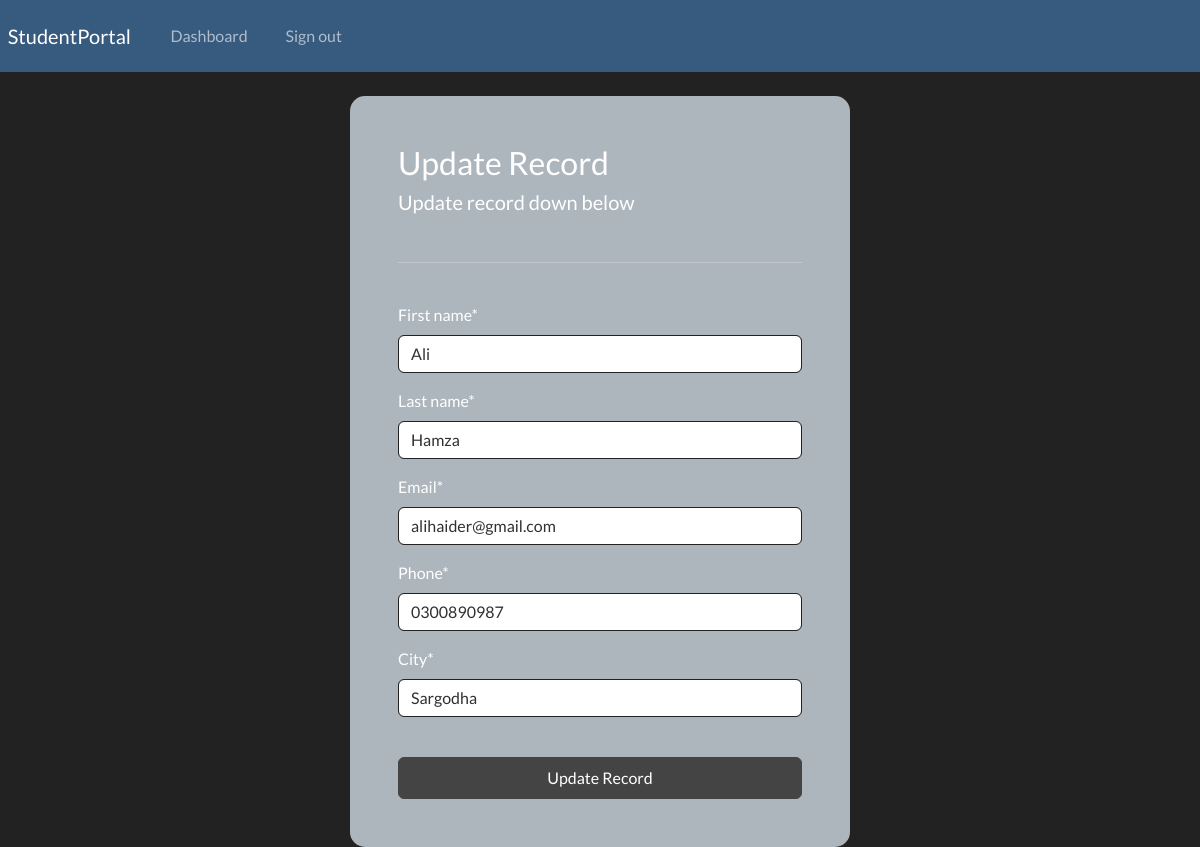
The app's page /update-record/1 (signed in) with its own data.
### registration/models.py (models this page shows, shortened)
class Record(models.Model):
    creation_date = models.DateTimeField(auto_now_add=True)
    first_name = models.CharField(max_length=100)
    last_name = models.CharField(max_length=100)
    email = models.CharField(max_length=255)
    phone = models.CharField(max_length=20)
    city= models.CharField(max_length=100)

### registration/views.py (the view)
# urls.py: path('update-record/<int:pk>', views.update_record, name="update-record"),
@login_required(login_url='my-login')
def update_record(request, pk):
    record = Record.objects.get(id=pk)
    form = UpdateRecordForm(instance=record)
    if request.method == "POST":
        form = UpdateRecordForm(request.POST, instance=record)
        if form.is_valid():
            form.save()
            return redirect("dashboard")
    context = {'form': form}
    return render(request, 'registration/update-record.html', context=context)

### registration/forms.py
class UpdateRecordForm(forms.ModelForm):
    class Meta:
        model = Record
        fields = ['first_name', 'last_name','email', 'phone', 'city']

### registration/templates/registration/update-record.html (shortened to what this page needs)
{% extends 'registration/base.html' %}
{% load crispy_forms_tags %}
{% block content %}
    <body>
        <div class="container bg-light shadow-md p-5 form-layout">
            <h3> Update Record </h3>
            <h5> Update record down below </h5>
            <br>
            <hr>
            <br>
            <form method="POST" autocomplete="off">
                {{form|crispy}}
                <br>
                <button type="submit" class="btn btn-secondary w-100 btn-block p-2"> Update Record </button>
            </form>
        </div>
    </body>
{% endblock %}

### static/css/styles.css (style rules this page uses)
.form-layout { border-radius: 15px; width: 500px; }

### records on screen
Record: first_name "Ali", last_name "Hamza", email "alihaider@gmail.com", phone "0300890987", city "Sargodha"
